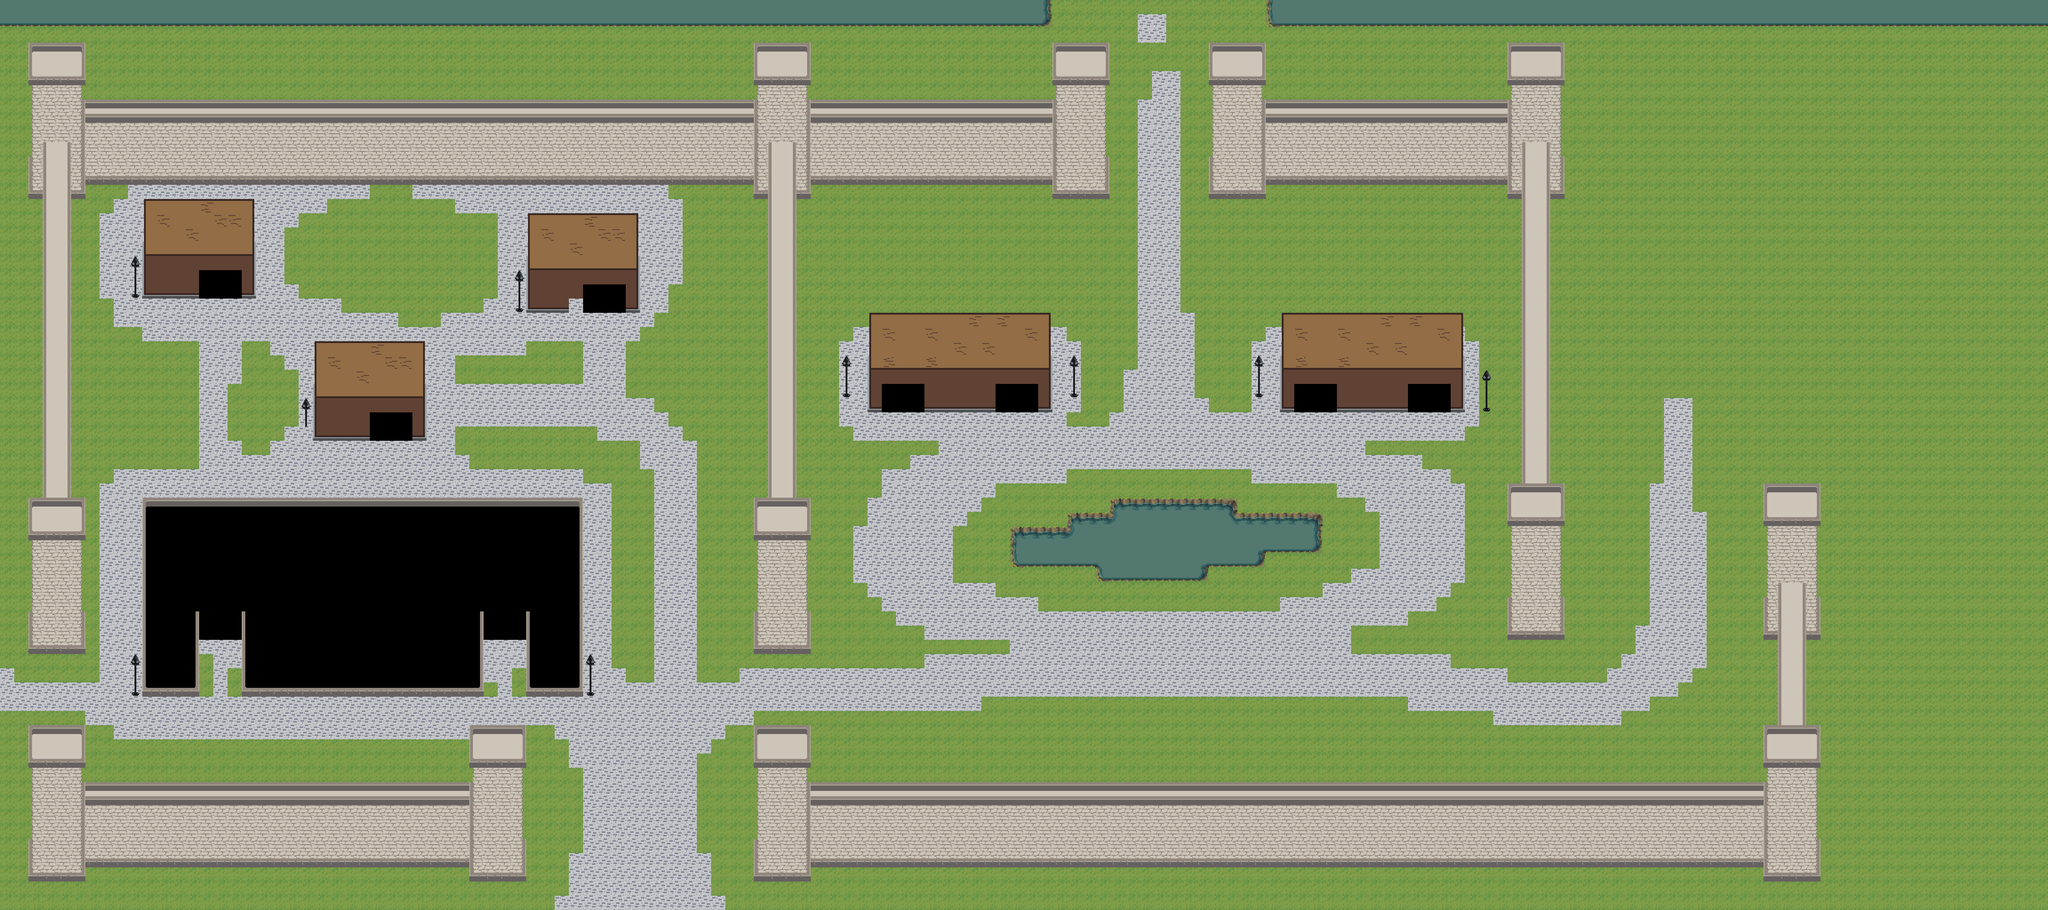

The image is a tile-based game level rendered from a .tmx file. Its description and source (layers, tilesets, objects; grid data summarised) follow:
An orthogonal 144x64 tile map with 48x48 px tiles, 3 tile layers (Ground, Top (plus Invisible Walls), Above Player), 2 tilesets and 31 objects (16x Event NPC, 7x Event Door, 5x Event Teleport, 3x Event Chest).

<map version="1.10" tiledversion="1.10.1" orientation="orthogonal" renderorder="right-down" width="144" height="64" tilewidth="48" tileheight="48" infinite="0" nextlayerid="12" nextobjectid="95">
 <properties>
  <property name="RandomEncounters" type="bool" value="false" />
 </properties>
 <tileset firstgid="1" source="Tileset.tsx" />
 <tileset firstgid="257" source="../Textures/Events/Static/Events.tsx" />
 <layer id="1" name="Ground" width="144" height="64">
  <data>[9216 cells, 9216 non-empty, 23 distinct tile ids]</data>
 </layer>
 <layer id="3" name="Top (plus Invisible Walls)" width="144" height="64">
  <properties>
   <property name="RandomEncounters" type="bool" value="false" />
  </properties>
  <data>[9216 cells, 2240 non-empty, 34 distinct tile ids]</data>
 </layer>
 <objectgroup id="9" name="Interactible" class="Layer of Events">
  <object id="28" name="To Market Left" type="Event Teleport" x="672" y="2112" width="144" height="48">
   <properties>
    <property name="Base" type="class" propertytype="Base Event">
     <properties>
      <property name="Trigger" type="int" propertytype="Helper Trigger" value="1" />
     </properties>
    </property>
    <property name="Destination" type="class" propertytype="Helper Destination">
     <properties>
      <property name="Destination Map" propertytype="Helper Maps" value="Market" />
      <property name="Destination X" type="int" value="5" />
      <property name="Destination Y" type="int" value="11" />
     </properties>
    </property>
   </properties>
  </object>
  <object id="39" name="Sign_Tall" type="Event NPC" gid="268" x="2496" y="2064" width="48" height="144">
   <properties>
    <property name="Base" value="" />
    <property name="DialoguePath" type="file" value="../../data/Dialogues/Sign_Directions.xml" />
   </properties>
  </object>
  <object id="41" name="Sign_Small" type="Event NPC" gid="267" x="1152" y="2352" width="48" height="48">
   <properties>
    <property name="DialoguePath" type="file" value="../../data/Dialogues/Sign_Market.xml" />
   </properties>
  </object>
  <object id="42" name="Sign_Small" type="Event NPC" gid="267" x="3552" y="1296" width="48" height="48">
   <properties>
    <property name="Base" value="" />
    <property name="DialoguePath" type="file" value="../../data/Dialogues/Sign_Closed.xml" />
   </properties>
  </object>
  <object id="43" name="Sign_Small" type="Event NPC" gid="267" x="4272" y="1296" width="48" height="48">
   <properties>
    <property name="DialoguePath" type="file" value="../../data/Dialogues/Sign_Closed.xml" />
    <property name="Text" value="CLOSED" />
   </properties>
  </object>
  <object id="44" name="Sign_Small" type="Event NPC" gid="267" x="5328" y="2112" width="48" height="48">
   <properties>
    <property name="DialoguePath" type="file" value="../../data/Dialogues/Sign_Danger.xml" />
   </properties>
  </object>
  <object id="58" name="Door" type="Event Door" gid="271" x="1248" y="1392" width="144" height="96" />
  <object id="62" name="Door" type="Event Door" gid="271" x="1968" y="960" width="144" height="96" />
  <object id="63" name="Door" type="Event Door" gid="271" x="672" y="912" width="144" height="96" />
  <object id="64" name="Sign_Tall" type="Event NPC" gid="268" x="2496" y="2064" width="48" height="144">
   <properties>
    <property name="DialoguePath" type="file" value="../../data/Dialogues/Sign_Directions.xml" />
   </properties>
  </object>
  <object id="65" name="Door" type="Event Door" gid="271" x="4368" y="1296" width="144" height="96" />
  <object id="66" name="Door" type="Event Door" gid="271" x="4752" y="1296" width="144" height="96" />
  <object id="67" name="Door" type="Event Door" gid="271" x="2976" y="1296" width="144" height="96" />
  <object id="68" name="Door" type="Event Door" gid="271" x="3360" y="1296" width="144" height="96" />
  <object id="69" name="Sign_Small" type="Event NPC" gid="267" x="4032" y="672" width="48" height="48">
   <properties>
    <property name="DialoguePath" type="file" value="../../data/Dialogues/Sign_ToLab.xml" />
   </properties>
  </object>
  <object id="70" name="Chest1" type="Event Chest" gid="261" x="384" y="1872" width="48" height="48">
   <properties>
    <property name="Loot1" type="class" propertytype="Helper Loot">
     <properties>
      <property name="Item" propertytype="Helper Items" value="HP Potion" />
      <property name="Quantity" type="int" value="1" />
     </properties>
    </property>
   </properties>
  </object>
  <object id="71" name="Chest1" type="Event Chest" gid="261" x="1296" y="768" width="48" height="48">
   <properties>
    <property name="Loot1" type="class" propertytype="Helper Loot">
     <properties>
      <property name="Item" propertytype="Helper Items" value="Bottled Fairy" />
      <property name="Quantity" type="int" value="2" />
     </properties>
    </property>
   </properties>
  </object>
  <object id="72" name="NPC_Generic_02" type="Event NPC" gid="263" x="1920" y="1008" width="48" height="96">
   <properties>
    <property name="DialoguePath" type="file" value="../../data/Dialogues/NPC02.xml" />
   </properties>
  </object>
  <object id="73" name="NPC_Generic_01" type="Event NPC" gid="263" x="1008" y="1440" width="48" height="96">
   <properties>
    <property name="DialoguePath" type="file" value="../../data/Dialogues/NPC01.xml" />
   </properties>
  </object>
  <object id="74" name="NPC_Generic_01" type="Event NPC" gid="263" x="1104" y="2448" width="48" height="96">
   <properties>
    <property name="DialoguePath" type="file" value="../../data/Dialogues/NPC01.xml" />
   </properties>
  </object>
  </objectgroup>
 <layer id="11" name="Above Player" width="144" height="64">
  <data>[9216 cells, 58 non-empty, 7 distinct tile ids]</data>
 </layer>
</map>
<!-- 11 of 31 objects omitted -->
